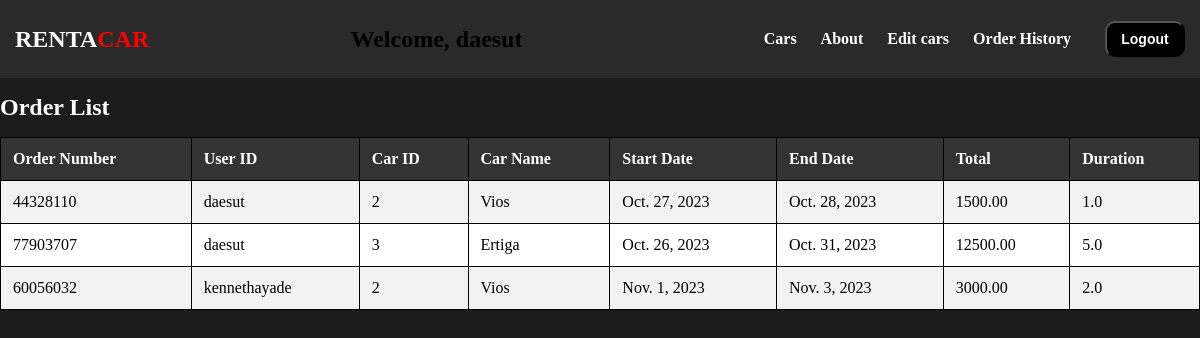
The app's page /order_list/ (signed in), older data.
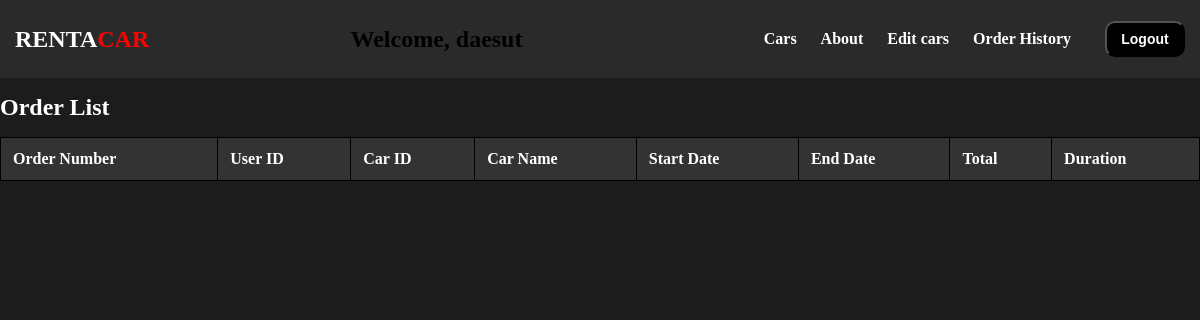
The same page, newer data.
### rentacar/models.py (models this page shows, shortened)
class Order(models.Model):
    PENDING = 0
    CONFIRMED = 1
    CANCELED = 2
    RESERVED = 3
    STATUS_CHOICES = [
        (PENDING, 'Pending'),
        (CONFIRMED, 'Confirmed'),
        (CANCELED, 'Canceled'),
        (RESERVED, 'Reserved')
    ]
    orderNumber = models.CharField(max_length=8, primary_key=True, unique=True)
    userid = models.ForeignKey(User, on_delete=models.CASCADE)
    carid = models.ForeignKey(Car, on_delete=models.CASCADE)
    carName = models.CharField(max_length=255)
    startDate = models.DateField(default=None)
    endDate = models.DateField(default=None)
    total = models.DecimalField(max_digits=10, decimal_places=2)
    duration = models.FloatField()
    status = models.IntegerField(choices=STATUS_CHOICES, default=PENDING)  # New status field

class Car(models.Model):
    CarID = models.AutoField(primary_key=True)
    carName = models.CharField(max_length=255)
    carType = models.CharField(max_length=100)
    carDescription = models.TextField()
    carRate = models.FloatField()
    carPic = models.ImageField(upload_to='car_pics/', blank=True, null=True)
    status = models.IntegerField(default=0)
    availability = models.IntegerField(default=0)

### rentacar/views.py (the view)
# urls.py: path('order_list/', views.order_list, name='order_list'),
def order_list(request):
    user = request.user
    if user.is_authenticated:
        if user.is_staff:
            orders = Order.objects.all()
        else:
            orders = Order.objects.filter(userid=user)
    else:
        orders = []
    context = {
        'user_is_admin': user.is_staff,
        'orders': orders,
    }
    return render(request, 'RentACar/order_list.html', context)

### rentacar/templates/RentACar/order_list.html (shortened to what this page needs)
{% load static %}
<!DOCTYPE html>
<html>
<head>
    <link rel="stylesheet" type="text/css" href="{% static 'RentACar/css/car_list.css' %}">
</head>
<body>
    <header>
        <nav class="navbar">
            <div class="navdiv">
                <div class="brand"><a href="{% url 'home' %}"><h1><span class="white-text">RENTA</span><span class="red-text">CAR</span></h1></a></div>
                <div class="centered-text" style="text-align: left;">
                    {% if user.is_authenticated %}
                    <h2>Welcome, {{ user.username }}</h2>
                    {% endif %}
                </div>
                <ul>
                    <li><a href="{% url 'cars' %}">Cars</a></li>
                    <li><a href="{% url 'about' %}">About</a></li>
                    {% if user_is_admin %}
                    <li><a href="{% url 'car_management' %}">Edit cars</a></li>
                    {% endif %}
                    {% if user.is_authenticated %}
                    <li><a href="{% url 'order_list' %}">Order History</a></li>
                    <button><a href="{% url 'logout' %}">Logout</a></button>
                    {% else %}
                    <button><a href="{% url 'login' %}">Login</a></button>
                    {% endif %}
                </ul>
            </div>
        </nav>
    </header>
    <div class="content">
        <div class="container">
            <h1>Order List</h1>
            <table>
                <tr>
                    <th>Order Number</th>
                    <th>User ID</th>
                    <th>Car ID</th>
                    <th>Car Name</th>
                    <th>Start Date</th>
                    <th>End Date</th>
                    <th>Total</th>
                    <th>Duration</th>
                </tr>
                {% for order in orders %}
                    <tr>
                        <td>{{ order.orderNumber }}</td>
                        <td>{{ order.userid.username }}</td>
                        <td>{{ order.carid.CarID }}</td>
                        <td>{{ order.carName }}</td>
                        <td>{{ order.startDate }}</td>
                        <td>{{ order.endDate }}</td>
                        <td>{{ order.total }}</td>
                        <td>{{ order.duration }}</td>
                    </tr>
                {% endfor %}
            </table>
        </div>
    </div>
</body>
</html>

Row changes from the older to the newer data that the page shows:
removed Order: orderNumber "44328110", userid.username "daesut", carid.CarID "2", carName "Vios", startDate "Oct. 27, 2023", endDate "Oct. 28, 2023", total "1500.00", duration "1.0"
removed Order: orderNumber "77903707", userid.username "daesut", carid.CarID "3", carName "Ertiga", startDate "Oct. 26, 2023", endDate "Oct. 31, 2023", total "12500.00", duration "5.0"
removed Order: orderNumber "60056032", userid.username "kennethayade", carid.CarID "2", carName "Vios", startDate "Nov. 1, 2023", endDate "Nov. 3, 2023", total "3000.00", duration "2.0"
